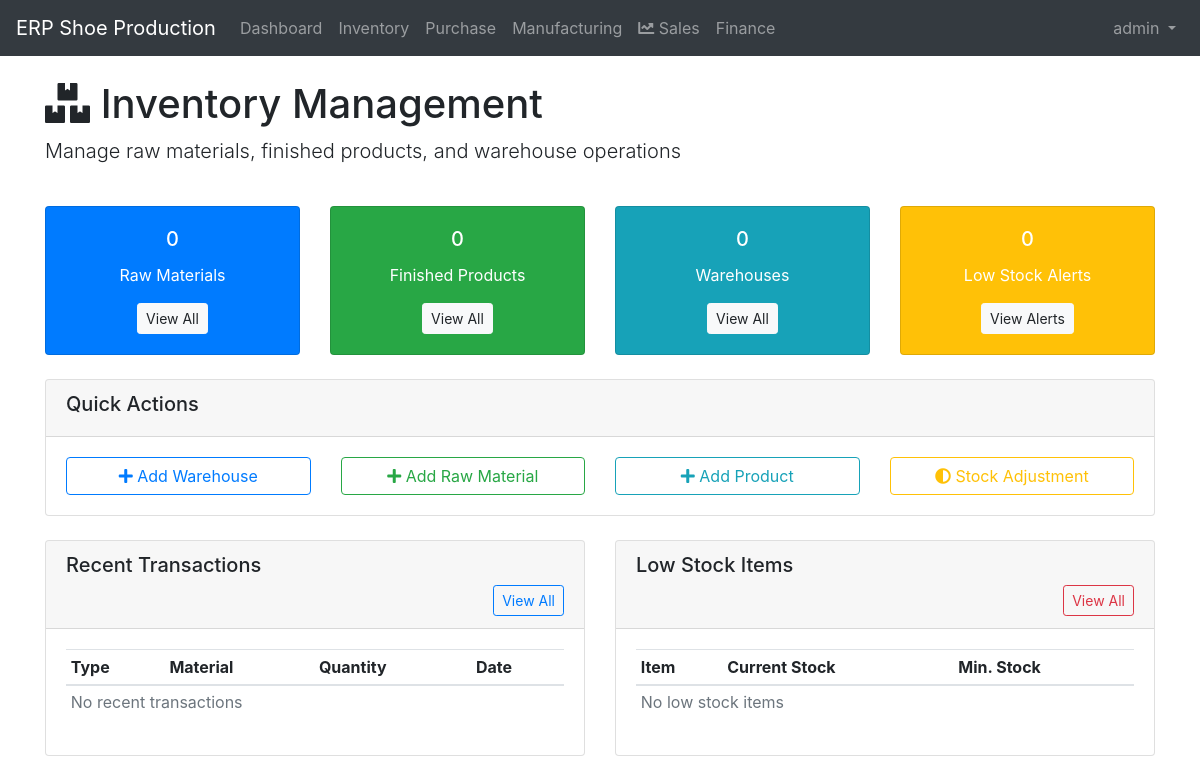
The page /inventory/ (signed in) on the database as committed earlier.
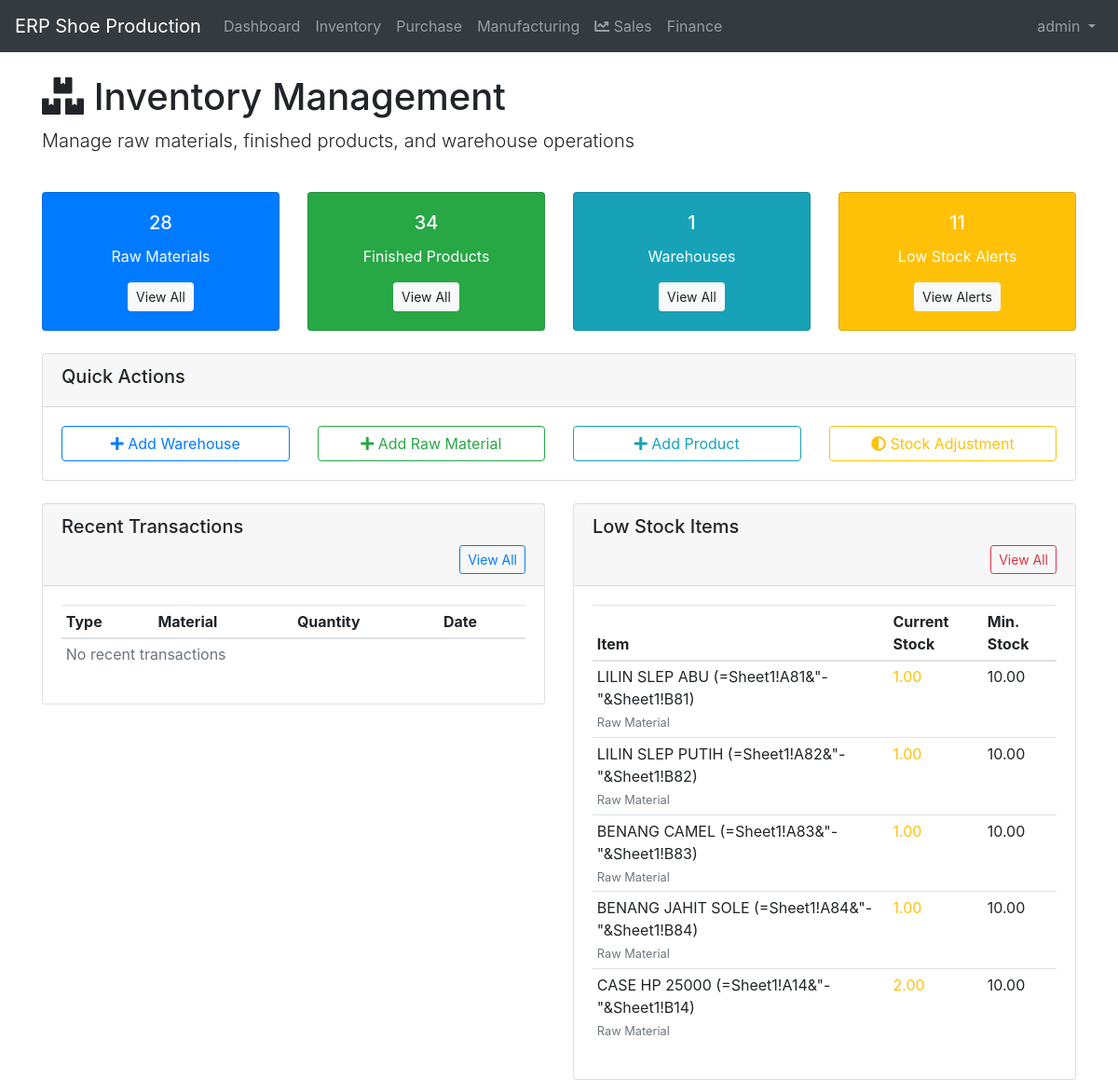
The same page on the database as committed later.
### inventory/models.py (models this page shows, shortened)
class RawMaterial(models.Model):
    UNIT_CHOICES = [
        ('kg', 'Kilogram'),
        ('m', 'Meter'),
        ('pcs', 'Pieces'),
        ('roll', 'Roll'),
        ('sheet', 'Sheet'),
    ]
    code = models.CharField(max_length=20, unique=True)
    name = models.CharField(max_length=200)
    category = models.ForeignKey(MaterialCategory, on_delete=models.CASCADE)
    unit = models.CharField(max_length=10, choices=UNIT_CHOICES)
    description = models.TextField(blank=True)
    minimum_stock = models.DecimalField(max_digits=10, decimal_places=2, default=0)
    current_stock = models.DecimalField(max_digits=10, decimal_places=2, default=0)
    unit_price = models.DecimalField(max_digits=10, decimal_places=2, default=0)
    is_active = models.BooleanField(default=True)
    created_at = models.DateTimeField(auto_now_add=True)
    updated_at = models.DateTimeField(auto_now=True)

### inventory/views.py (the view, shortened to what this page needs)
# urls.py: path('', views.inventory_list, name='inventory_list'),
@login_required
def inventory_list(request):
    raw_materials_count = RawMaterial.objects.filter(is_active=True).count()
    finished_products_count = FinishedProduct.objects.filter(is_active=True).count()
    warehouses_count = Warehouse.objects.filter(is_active=True).count()
    low_stock_raw = RawMaterial.objects.filter(
        is_active=True,
        current_stock__lte=F('minimum_stock')
    ).count()
    low_stock_finished = FinishedProduct.objects.filter(
        is_active=True,
        current_stock__lte=F('minimum_stock')
    ).count()
    total_low_stock = low_stock_raw + low_stock_finished
    recent_transactions = InventoryTransaction.objects.all().order_by('-created_at')[:5]
    low_stock_items = []
    low_stock_raw_items = RawMaterial.objects.filter(
        is_active=True,
        current_stock__lte=F('minimum_stock')
    ).order_by('current_stock')[:5]
    low_stock_finished_items = FinishedProduct.objects.filter(
        is_active=True,
        current_stock__lte=F('minimum_stock')
    ).order_by('current_stock')[:5]
    for item in low_stock_raw_items:
        low_stock_items.append({
            'name': item.name,
            'code': item.code,
            'current_stock': item.current_stock,
            'minimum_stock': item.minimum_stock,
            'type': 'Raw Material'
        })
    low_stock_items.sort(key=lambda x: x['current_stock'])
    context = {
        'raw_materials_count': raw_materials_count,
        'finished_products_count': finished_products_count,
        'warehouses_count': warehouses_count,
        'total_low_stock': total_low_stock,
        'recent_transactions': recent_transactions,
        'low_stock_items': low_stock_items[:5],  # Show only first 5
    }
    return render(request, 'inventory/dashboard.html', context)

### templates/inventory/dashboard.html (shortened to what the changed rows need)
{% extends 'base.html' %}
{% load static %}
{% block content %}
<div class="row">
    <div class="col-12">
        <h1><i class="fas fa-boxes"></i> Inventory Management</h1>
    </div>
</div>
<div class="row mt-4">
    <div class="col-md-3">
        <div class="card text-center bg-primary text-white">
            <div class="card-body">
                <h5 class="card-title">{{ raw_materials_count }}</h5>
                <p class="card-text">Raw Materials</p>
                <a href="{% url 'raw_material_list' %}" class="btn btn-light btn-sm">View All</a>
            </div>
        </div>
    </div>
    <div class="col-md-3">
        <div class="card text-center bg-success text-white">
            <div class="card-body">
                <h5 class="card-title">{{ finished_products_count }}</h5>
                <p class="card-text">Finished Products</p>
                <a href="{% url 'finished_product_list' %}" class="btn btn-light btn-sm">View All</a>
            </div>
        </div>
    </div>
    <div class="col-md-3">
        <div class="card text-center bg-info text-white">
            <div class="card-body">
                <h5 class="card-title">{{ warehouses_count }}</h5>
                <p class="card-text">Warehouses</p>
                <a href="{% url 'warehouse_list' %}" class="btn btn-light btn-sm">View All</a>
            </div>
        </div>
    </div>
    <div class="col-md-3">
        <div class="card text-center bg-warning text-white">
            <div class="card-body">
                <h5 class="card-title">{{ total_low_stock }}</h5>
                <p class="card-text">Low Stock Alerts</p>
                <a href="{% url 'stock_alert_list' %}" class="btn btn-light btn-sm">View Alerts</a>
            </div>
        </div>
    </div>
</div>
<div class="row mt-4">
    <div class="col-md-6">
        <div class="card">
            <div class="card-body">
                <div class="table-responsive">
                    <table class="table table-sm">
                        <thead>
                            <tr>
                                <th>Type</th>
                                <th>Material</th>
                                <th>Quantity</th>
                                <th>Date</th>
                            </tr>
                        </thead>
                    </table>
                </div>
            </div>
        </div>
    </div>
    <div class="col-md-6">
        <div class="card">
            <div class="card-body">
                <div class="table-responsive">
                    <table class="table table-sm">
                        <thead>
                            <tr>
                                <th>Item</th>
                                <th>Current Stock</th>
                                <th>Min. Stock</th>
                            </tr>
                        </thead>
                        <tbody>
                            {% for item in low_stock_items %}
                            <tr>
                                <td>
                                    {{ item.name }} ({{ item.code }})
                                    <br><small class="text-muted">{{ item.type }}</small>
                                </td>
                                <td>
                                    <span class="{% if item.current_stock == 0 %}text-danger font-weight-bold{% else %}text-warning{% endif %}">
                                        {{ item.current_stock }}
                                    </span>
                                </td>
                                <td>{{ item.minimum_stock }}</td>
                            </tr>
                            {% empty %}
                            <tr>
                                <td colspan="3" class="text-muted">No low stock items</td>
                            </tr>
                            {% endfor %}
                        </tbody>
                    </table>
                </div>
            </div>
        </div>
    </div>
</div>
{% endblock %}

Rows that differ between the two databases and show on the page:
added RawMaterial: name "LILIN SLEP ABU", code "=Sheet1!A81&\"-\"&Sheet1!B81", current_stock "1.00", minimum_stock "10.00"
added RawMaterial: name "LILIN SLEP PUTIH", code "=Sheet1!A82&\"-\"&Sheet1!B82", current_stock "1.00", minimum_stock "10.00"
added RawMaterial: name "BENANG CAMEL", code "=Sheet1!A83&\"-\"&Sheet1!B83", current_stock "1.00", minimum_stock "10.00"
added RawMaterial: name "BENANG JAHIT SOLE", code "=Sheet1!A84&\"-\"&Sheet1!B84", current_stock "1.00", minimum_stock "10.00"
added RawMaterial: name "CASE HP 25000", code "=Sheet1!A14&\"-\"&Sheet1!B14", current_stock "2.00", minimum_stock "10.00"
Other text that changed with them:
{{ raw_materials_count }}: "0" → "28"
{{ finished_products_count }}: "0" → "34"
{{ warehouses_count }}: "0" → "1"
{{ total_low_stock }}: "0" → "11"
new list line: "( ) Raw Material"
text no longer shown: "No low stock items"
